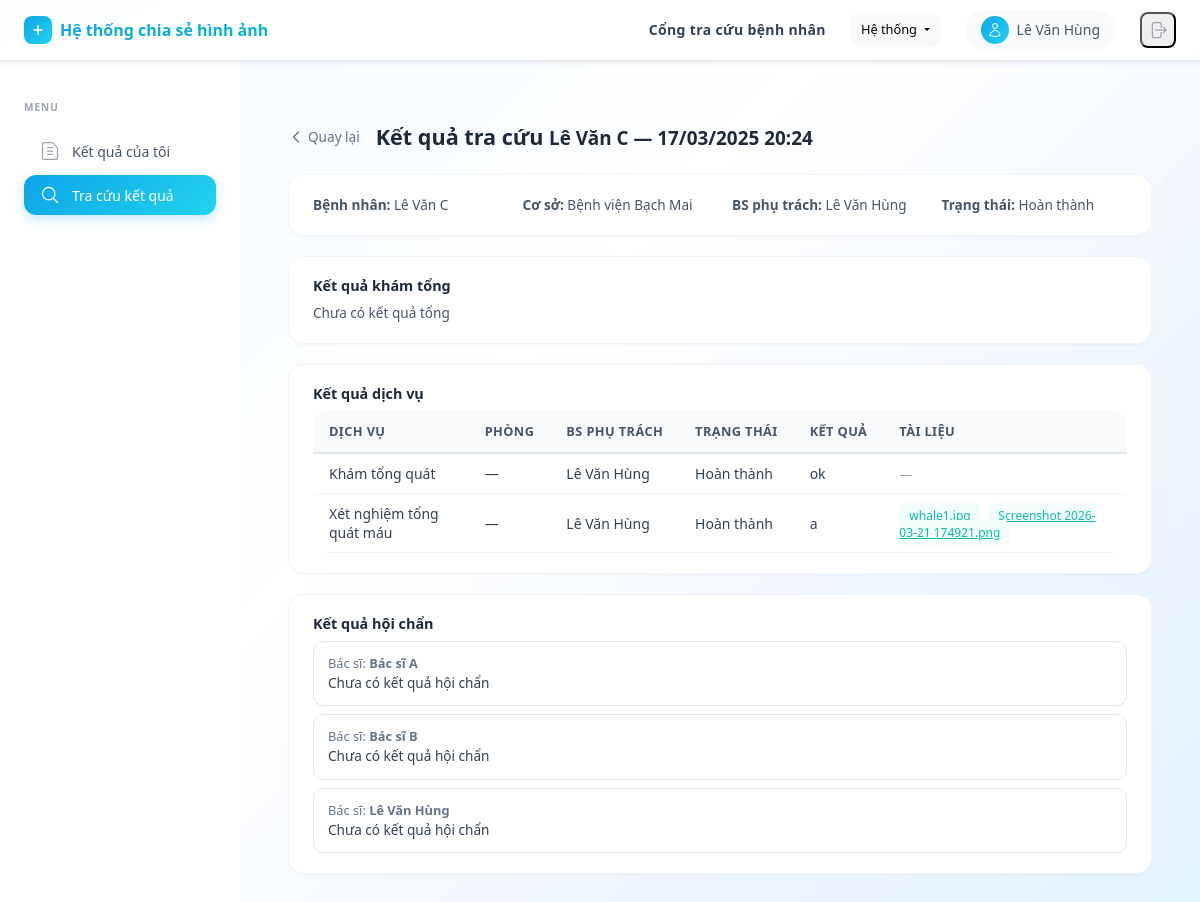
/lookup/results/2/ (signed in), run on an earlier commit of the app's database.
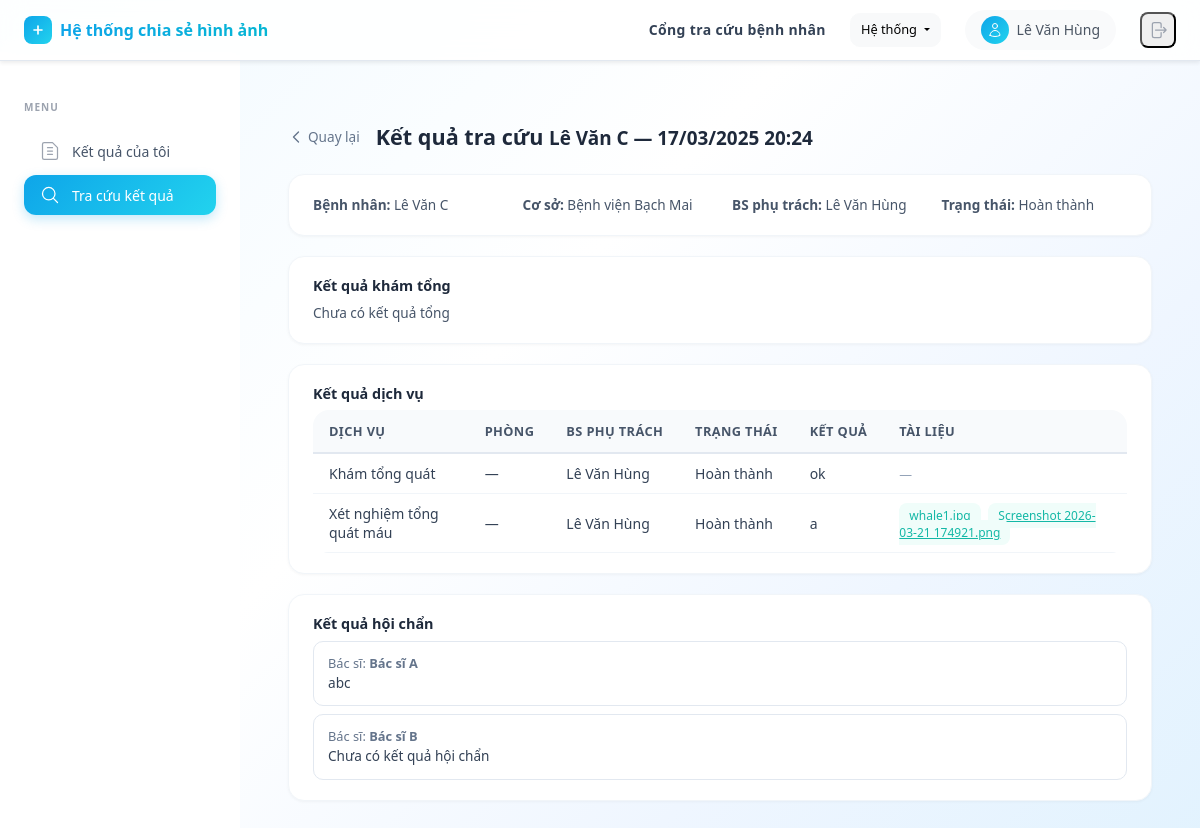
And on a later commit of the database.
### api/models.py (models this page shows, shortened)
class ExaminationService(models.Model):
    STATUS_CHOICES = [
        ('pending', 'Chờ thực hiện'),
        ('in_progress', 'Đang thực hiện'),
        ('completed', 'Hoàn thành'),
    ]
    examination = models.ForeignKey(MedicalExamination, on_delete=models.CASCADE, related_name='examination_services')
    service = models.ForeignKey('Service', on_delete=models.CASCADE, related_name='examination_services')
    assigned_doctor = models.ForeignKey('User', on_delete=models.SET_NULL, null=True, blank=True, related_name='assigned_examination_services')
    service_time = models.DateTimeField(null=True, blank=True)
    room = models.CharField(max_length=50, blank=True, null=True)
    price = models.DecimalField(max_digits=12, decimal_places=0, default=0)
    result = models.TextField(blank=True, null=True)
    status = models.CharField(max_length=20, choices=STATUS_CHOICES, default='pending')
    notes = models.TextField(blank=True, null=True)

class Service(models.Model):
    SERVICE_TYPE_CHOICES = [
        ('kham_benh', 'Khám bệnh'),
        ('xet_nghiem', 'Xét nghiệm'),
        ('chan_doan_hinh_anh', 'Chẩn đoán hình ảnh'),
        ('phau_thuat', 'Phẫu thuật'),
        ('noi_khoa', 'Nội khoa'),
        ('ngoai_khoa', 'Ngoại khoa'),
        ('san_phu_khoa', 'Sản phụ khoa'),
        ('nhi_khoa', 'Nhi khoa'),
        ('rang_ham_mat', 'Răng hàm mặt'),
        ('mat', 'Mắt'),
        ('tai_mui_hong', 'Tai mũi họng'),
        ('phuc_hoi_chuc_nang', 'Phục hồi chức năng'),
        ('khac', 'Khác'),
    ]
    code = models.CharField(max_length=50, unique=True)
    name = models.CharField(max_length=255)
    service_type = models.CharField(max_length=50, choices=SERVICE_TYPE_CHOICES, default='khac')
    price = models.DecimalField(max_digits=12, decimal_places=0, default=0)
    description = models.TextField(blank=True, null=True)

class User(AbstractUser):
    code = models.CharField(max_length=50, unique=True)
    facility = models.ForeignKey(MedicalFacility, on_delete=models.CASCADE, related_name="users", null=True, blank=True)
    name = models.CharField(max_length=255)
    role = models.ForeignKey(Role, on_delete=models.SET_NULL, null=True, blank=True, related_name='users')
    patient = models.OneToOneField('Patient', on_delete=models.SET_NULL, null=True, blank=True, related_name='user')
    created_at = models.DateTimeField(auto_now_add=True)
    updated_at = models.DateTimeField(auto_now=True)
    @property
    def role_code(self):
        return self.role.code if self.role else None

class ExaminationServiceDocument(models.Model):
    examination_service = models.ForeignKey(ExaminationService, on_delete=models.CASCADE, related_name='documents')
    file = models.FileField(upload_to='examination_service_documents/')
    original_filename = models.CharField(max_length=255, blank=True, null=True)
    uploaded_at = models.DateTimeField(auto_now_add=True)

class ExaminationConsult(models.Model):
    examination = models.ForeignKey(MedicalExamination, on_delete=models.CASCADE, related_name='consults')
    doctor = models.ForeignKey('User', on_delete=models.CASCADE, related_name='examination_consults')
    result = models.TextField(blank=True, null=True)
    created_at = models.DateTimeField(auto_now_add=True)
    updated_at = models.DateTimeField(auto_now=True)
    class Meta:
        unique_together = ('examination', 'doctor')

### api/views.py (the view, shortened to what this page needs)
# urls.py: path('lookup/results/<int:pk>/', patient_lookup_result_detail, name='patient_lookup_result_detail'),
def patient_lookup_result_detail(request, pk):
    if not request.user.is_authenticated:
        return redirect('patient_login')
    exam = MedicalExamination.objects.select_related(
        'patient', 'facility', 'doctor'
    ).get(pk=pk)
    services = ExaminationService.objects.filter(examination=exam).select_related(
        'service', 'assigned_doctor'
    ).prefetch_related('documents')
    overall_docs = ExaminationDocument.objects.filter(examination=exam)
    consults = ExaminationConsult.objects.filter(examination=exam).select_related('doctor')
    return render(request, 'patient_lookup_detail.html', {
        'tab': 'lookup',
        'examination': exam,
        'services': services,
        'overall_docs': overall_docs,
        'consults': consults,
    })

### api/templates/patient_lookup_detail.html (shortened to what the changed rows need)
﻿{% extends "patient_base.html" %}
{% block content %}
<div style="background:#fff; border-radius:16px; padding:20px 24px; border:1px solid #f1f5f9; box-shadow:0 1px 3px rgba(0,0,0,0.04); margin-bottom:20px;">
    <div class="table-card" style="padding:0; box-shadow:none; border:none;">
        <table class="table">
            <thead>
                <tr>
                    <th>Dịch vụ</th>
                    <th>Phòng</th>
                    <th>BS phụ trách</th>
                    <th>Trạng thái</th>
                    <th>Kết quả</th>
                    <th>Tài liệu</th>
                </tr>
            </thead>
            <tbody>
                {% for s in services %}
                <tr>
                    <td>{{ s.service.name }}</td>
                    <td>{{ s.room|default:"—" }}</td>
                    <td>{{ s.assigned_doctor.name|default:"—" }}</td>
                    <td>{{ s.get_status_display }}</td>
                    <td style="max-width:260px;">{{ s.result|default:"Chưa có kết quả" }}</td>
                    <td>
                        {% if s.documents.all %}
                            {% for d in s.documents.all %}
                                <a href="{{ d.file.url }}" target="_blank" class="btn-action btn-action-info" style="padding:4px 10px; font-size:0.75rem; margin-right:4px;">{{ d.original_filename|default:"File" }}</a>
                            {% endfor %}
                        {% else %}
                            <span style="color:#94a3b8; font-size:0.8rem;">—</span>
                        {% endif %}
                    </td>
                </tr>
                {% endfor %}
            </tbody>
        </table>
    </div>
</div>
{% if consults %}
<div style="background:#fff; border-radius:16px; padding:20px 24px; border:1px solid #f1f5f9; box-shadow:0 1px 3px rgba(0,0,0,0.04);">
    <div class="d-flex flex-column gap-2">
        {% for c in consults %}
        <div style="border:1px solid #e2e8f0; border-radius:10px; padding:12px 14px;">
            <div style="font-size:0.8rem; color:#64748b;">Bác sĩ: <strong>{{ c.doctor.name }}</strong></div>
            <div style="font-size:0.85rem; color:#334155; white-space:pre-wrap;">{{ c.result|default:"Chưa có kết quả hội chẩn" }}</div>
        </div>
        {% endfor %}
    </div>
</div>
{% endif %}
{% endblock %}

What changed in the data, as far as the page shows it:
removed ExaminationConsult: doctor.name "Lê Văn Hùng", result "Chưa có kết quả hội chẩn"
changed ExaminationConsult "Bác sĩ A": result "Chưa có kết quả hội chẩn" → "abc"
